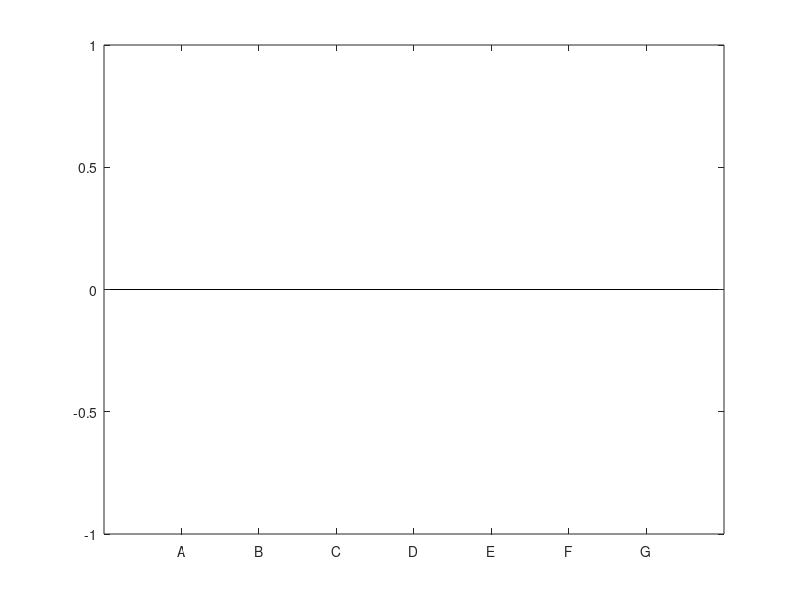

Recreate this plot in MATLAB. (Note: this script raises an error after producing the figure.)
%This script loops through all the replicates for each trial in the
%experiment

% vector size is 21*17 because there are at most 21 replicates and at most 17
% trials
clear
close all
averageDistance = NaN(21,17);
minimumDistance = NaN(21,17);
traveledDistance = NaN(21,17);
xMin =[];
boxDataMin =[];
boxDataTotal =[];
boxDataVel =[];
boxDataTime=[];
yMin = [];
xTotal =[];
yTotal = [];
xAverage =[];
yAverage = [];
xVel = [];
yVel = [];
xTime =[];
yTime =[];
yMinSpecies = [];
yTotalSpecies = [];
yVelSpecies = [];
yTimeSpecies = [];
yMinStd = [];
yTotalStd = [];
yVelStd = [];
yTimeStd = [];

%looping through every trial
for l =1:17
trial = l;

%these variables are used to split up data analysis by person in each trial
%The dimension is 21*15 because at most 21 replicates and 15 people in a
%trial
minimumAverageSplit = NaN(21,15);
totalDistanceSplit = NaN(21,15);
avgVelSplit = NaN(21,15);
avgTSplit = NaN(21,15);

%loop through every replicate
    for w =1:21
    replicate =w;

    
%some replicates have an error so the try catch statement ignores replicates with errors
%the code to load a file in is copied from the position_extraction script
try
%% Load the proper files based on the trial and replicate designated above
gameName = ['trial', int2str(trial), 'rep', int2str(replicate)]; % use for filename output
folderName = ['Trial',' ', int2str(trial), '\'];

if trial < 7
    filename = [folderName, gameName, '.mat'];
    load(filename)
    robotList = [];
else
    humanListFilename = [folderName, gameName, 'humans.mat'];
    robotListFilename = [folderName, gameName, 'robots.mat'];
    load(humanListFilename)
    load(robotListFilename)
end

%% Sort the raw human and robot lists into minnows and sharks
humanMinnowList = [];
humanSharkList = [];
robotMinnowList = [];
robotSharkList = [];

for i=1:length(humanList)
    % Sort the humans
    if strcmp(humanList(i).role, 'Minnow') == 1
        humanMinnowList = [humanMinnowList, humanList(i)];
    else
        humanSharkList = [humanSharkList, humanList(i)];
    end
end

if isempty(robotList) == 0
    for i=1:length(robotList)
        % Sort the robots
        if strcmp(robotList(i).role, 'Minnow') == 1
            robotMinnowList = [robotMinnowList, robotList(i)];
        else
            robotSharkList = [robotSharkList, robotList(i)];
        end
    end
end
%% Now that everything is split up get just their position data
humanMinnowPositions = [];
humanSharkPositions = [];
robotMinnowPositions = [];
robotSharkPositions = [];

if isempty(humanMinnowList) == 0
    % The isempty function will return 1 if the list is empty and 0 if the
    % list is not empty, so this just makes sure that the for statement
    % won't return an error because it's length is 0
    for i=1:length(humanMinnowList)
        humanMinnowPositions = [humanMinnowPositions, humanMinnowList(i).historicalPosition];
    end
end

if isempty(humanSharkList) == 0
    for i=1:length(humanSharkList)
        humanSharkPositions = [humanSharkPositions, humanSharkList(i).historicalPosition];
    end
end

if isempty(robotMinnowList) == 0
    for i=1:length(robotMinnowList)
        robotMinnowPositions = [robotMinnowPositions, robotMinnowList(i).historicalPosition];
    end
end

if isempty(robotSharkList) == 0
    for i=1:length(robotSharkList)
        robotSharkPositions = [robotSharkPositions, robotSharkList(i).historicalPosition];
    end
end

% Collect all of the position lists into one list
listOfLists = [];
if isempty(humanMinnowPositions) == 0
    listOfLists = [listOfLists, humanMinnowPositions];
end

if isempty(humanSharkPositions) == 0
    listOfLists = [listOfLists, humanSharkPositions];
end

if isempty(robotMinnowPositions) == 0
    listOfLists = [listOfLists, robotMinnowPositions];
end

if isempty(robotSharkPositions) == 0
    listOfLists = [listOfLists, robotSharkPositions];
end

%% Interpolation for NaN values
% Go 1 by 1 down the line of the different lists
% Doing a 1d cubic spline

fixedPositions = [];

for i=1:size(listOfLists,2)
    vals = listOfLists(:,i);
    interpVals = interp1(vals,1:size(listOfLists,1),'cubic');
    
    fixedPositions = [fixedPositions; interpVals];
end

graphPositions = transpose(fixedPositions);

%Calling function for data anlysis and storing function return values 
minimumAverageSplit(w,1:size(graphPositions,2)/2) = minAverageSplit(graphPositions);
totalDistanceSplit(w,1:size(graphPositions,2)/2) = totDistanceSplit(graphPositions);
avgVelSplit(w,1:size(graphPositions,2)/2) = avgVelocitySplit(graphPositions);
avgTSplit(w,1:size(graphPositions,2)/2) = avgTimeSplit(graphPositions);

catch
end
    end
    
    %The l values are trial numbers, this breaks down the number of each
    %species for the different trial numbers
    if l == 3
        hShark = 2;
        hMinnow = 10;
        rShark = 0;
        rMinnow =0;
    elseif l==4
        hShark = 2;
        hMinnow = 5;
        rShark = 0;
        rMinnow =0;
    elseif l==7
        hShark = 0;
        hMinnow = 10;
        rShark = 3;
        rMinnow =0;
    elseif l==8
        hShark = 0;
        hMinnow = 5;
        rShark = 3;
        rMinnow =0;
    elseif l==15
        hShark = 2;
        hMinnow = 8;
        rShark = 0;
        rMinnow =2;
    elseif l==16
        hShark = 2;
        hMinnow = 3;
        rShark = 0;
        rMinnow =2;
    elseif l==17
        hShark = 1;
        hMinnow = 8;
        rShark = 0;
        rMinnow =2;
    else
        hShark = 2;
        hMinnow = 10;
        rShark = 0;
        rMinnow =0;
    end
    
    %intermediate calculation
    a = mean(minimumAverageSplit,'omitnan');
    b = mean(totalDistanceSplit,'omitnan');
    c = mean(avgVelSplit,'omitnan');
    d = mean(avgTSplit,'omitnan');
    
    %the l values are trial numbers we had data for
    if l==3 || l==4 || l==7 || l==8 ||l==15 ||l==16 ||l==17
    
    %bar plot values, this averages participants of the same species, for
    %example all human minnow values are averaged together
    yMinSpecies = [yMinSpecies ;mean(a(1:hMinnow),'omitnan') mean(a(hMinnow+1:hShark+hMinnow),'omitnan') mean(a(hShark+hMinnow+1:hShark+hMinnow+rMinnow),'omitnan') mean(a(rMinnow+hShark+hMinnow+1:hShark+hMinnow+rMinnow+rShark),'omitnan') NaN NaN NaN];
    yTotalSpecies = [yTotalSpecies ; mean(b(1:hMinnow),'omitnan') mean(b(hMinnow+1:hShark+hMinnow),'omitnan') mean(b(hShark+hMinnow+1:hShark+hMinnow+rMinnow),'omitnan') mean(b(rMinnow+hShark+hMinnow+1:hShark+hMinnow+rMinnow+rShark),'omitnan') NaN NaN NaN];
    yVelSpecies = [yVelSpecies ;mean(c(1:hMinnow),'omitnan') mean(c(hMinnow+1:hShark+hMinnow),'omitnan') mean(c(hShark+hMinnow+1:hShark+hMinnow+rMinnow),'omitnan') mean(c(rMinnow+hShark+hMinnow+1:hShark+hMinnow+rMinnow+rShark),'omitnan') NaN NaN NaN];
    yTimeSpecies = [yTimeSpecies ; mean(d(1:hMinnow),'omitnan') mean(d(hMinnow+1:hShark+hMinnow),'omitnan') mean(d(hShark+hMinnow+1:hShark+hMinnow+rMinnow),'omitnan') mean(d(rMinnow+hShark+hMinnow+1:hShark+hMinnow+rMinnow+rShark),'omitnan') NaN NaN NaN];
    
    %box plot
    boxDataMin = [boxDataMin transpose(mean(minimumAverageSplit(:,1:hMinnow),2,'omitnan')) transpose(mean(minimumAverageSplit(:,hMinnow+1:hShark+hMinnow),2,'omitnan')) transpose(mean(minimumAverageSplit(:,hShark+hMinnow+1:hShark+hMinnow+rMinnow),2,'omitnan')) transpose(mean(minimumAverageSplit(:,rMinnow+hShark+hMinnow+1:hShark+hMinnow+rMinnow+rShark),2,'omitnan'))];
    boxDataTotal = [boxDataTotal transpose(mean(totalDistanceSplit(:,1:hMinnow),2,'omitnan')) transpose(mean(totalDistanceSplit(:,hMinnow+1:hShark+hMinnow),2,'omitnan')) transpose(mean(totalDistanceSplit(:,hShark+hMinnow+1:hShark+hMinnow+rMinnow),2,'omitnan')) transpose(mean(totalDistanceSplit(:,rMinnow+hShark+hMinnow+1:hShark+hMinnow+rMinnow+rShark),2,'omitnan'))];
    boxDataVel = [boxDataVel transpose(mean(avgVelSplit(:,1:hMinnow),2,'omitnan')) transpose(mean(avgVelSplit(:,hMinnow+1:hShark+hMinnow),2,'omitnan')) transpose(mean(avgVelSplit(:,hShark+hMinnow+1:hShark+hMinnow+rMinnow),2,'omitnan')) transpose(mean(avgVelSplit(:,rMinnow+hShark+hMinnow+1:hShark+hMinnow+rMinnow+rShark),2,'omitnan'))];
    boxDataTime = [boxDataTime transpose(mean(avgTSplit(:,1:hMinnow),2,'omitnan')) transpose(mean(avgTSplit(:,hMinnow+1:hShark+hMinnow),2,'omitnan')) transpose(mean(avgTSplit(:,hShark+hMinnow+1:hShark+hMinnow+rMinnow),2,'omitnan')) transpose(mean(avgTSplit(:,rMinnow+hShark+hMinnow+1:hShark+hMinnow+rMinnow+rShark),2,'omitnan'))];
    
    %standard deviation for the replicates in each trial
    yMinStd = [yMinStd ; std(mean(minimumAverageSplit(:,1:hMinnow),2,'omitnan'),'omitnan') std(mean(minimumAverageSplit(:,1+hMinnow:hMinnow+hShark),2,'omitnan'),'omitnan') std(mean(minimumAverageSplit(:,1+hMinnow+hShark:hMinnow+hShark+rMinnow),2,'omitnan'),'omitnan') std(mean(minimumAverageSplit(:,1+hMinnow+hShark+rMinnow:hMinnow+hShark+rMinnow+rShark),2,'omitnan'),'omitnan') NaN NaN NaN];
    yTotalStd = [yTotalStd ;std(mean(totalDistanceSplit(:,1:hMinnow),2,'omitnan'),'omitnan') std(mean(totalDistanceSplit(:,1+hMinnow:hMinnow+hShark),2,'omitnan'),'omitnan') std(mean(totalDistanceSplit(:,1+hMinnow+hShark:hMinnow+hShark+rMinnow),2,'omitnan'),'omitnan') std(mean(totalDistanceSplit(:,1+hMinnow+hShark+rMinnow:hMinnow+hShark+rMinnow+rShark),2,'omitnan'),'omitnan') NaN NaN NaN];
    yVelStd = [yVelStd ;std(mean(avgVelSplit(:,1:hMinnow),2,'omitnan'),'omitnan') std(mean(avgVelSplit(:,1+hMinnow:hMinnow+hShark),2,'omitnan'),'omitnan') std(mean(avgVelSplit(:,1+hMinnow+hShark:hMinnow+hShark+rMinnow),2,'omitnan'),'omitnan') std(mean(avgVelSplit(:,1+hMinnow+hShark+rMinnow:hMinnow+hShark+rMinnow+rShark),2,'omitnan'),'omitnan') NaN NaN NaN];
    yTimeStd = [yTimeStd ; std(mean(avgTSplit(:,1:hMinnow),2,'omitnan'),'omitnan') std(mean(avgTSplit(:,1+hMinnow:hMinnow+hShark),2,'omitnan'),'omitnan') std(mean(avgTSplit(:,1+hMinnow+hShark:hMinnow+hShark+rMinnow),2,'omitnan'),'omitnan') std(mean(avgTSplit(:,1+hMinnow+hShark+rMinnow:hMinnow+hShark+rMinnow+rShark),2,'omitnan'),'omitnan') NaN NaN NaN];
    
    end
    
end

descr = {'Trial Descriptions:';
         '       |A   |B  |C |D |E|F |G';
         '        --------------------------';
         'Hmn|10 |5  |10|5 |8 |3 |8';
         'Mnw|       ';
         '                           ';
         'Hmn|2   |2  |0  |0 |2 |2 |1 ';
         'Srk  |';
         '                         ';
         'Rbt  |0   |0  |0  |0 |2 |2 |2 ';
         'Mnw|';
         '                         ';
         'Rbt  |0   |0  |3  |3 |0 |0 |0 ';
         'Srk  |';};    

%plotting the data analysis

%this plots the minimum distance bar plot with error bars, the error bars are added in the two
%for loops
figure()
h= bar(yMinSpecies)
set(gca,'XTickLabel', {'A','B','C','D','E','F','G'})
yMinStd = transpose(yMinStd);
for k1 = 1:size(h,2)
    ctr(k1,:) = bsxfun(@plus, h(k1).XData, [h(k1).XOffset]');             % Centres Of Bar Groups
    ydt(k1,:) = h(k1).YData;                                                 % Y-Data Of Bar Groups
end
hold on
for k1 = 1:size(h,2)
    errorbar(ctr(k1,:), ydt(k1,:), yMinStd(k1,:), '.r')
end
hold off

    title('Nearest Neighbor Distance Broken Down By Species')
    xlabel('Trial')
colormap(summer(4));
grid on
l = cell(1,4);
l{1}='Human Minnow'; l{2}='Human Shark'; l{3}='Robot Minnow'; l{4}='Robot Shark';    
legend(h,l,'Location','bestoutside');
text(7.8,1100,descr)
%dat = [10, 2, 0, 0; 5, 2, 0, 0; 10, 0, 0, 3; 5, 0, 0, 3; 8, 2, 2, 0; 3, 2, 2, 0; 8, 1, 2, 0];
%cnames = {'Human Minnow','Human Shark','Robot Minnow','Robot Shark'};
%rnames = {'Aa','Ba','Ca','Da','Ea','Fa','Ga'};
%t = uitable(h);
%t.data = dat;
%t.ColumnName = cnames;

%this plots the total distance bar plot with error bars, the error bars are added in the two
%for loops 
figure()
p=bar(yTotalSpecies)
set(gca,'XTickLabel', {'A','B','C','D','E','F','G'})
yTotalStd = transpose(yTotalStd);
for k1 = 1:size(p,2)
    ctr(k1,:) = bsxfun(@plus, p(k1).XData, [p(k1).XOffset]');             % Centres Of Bar Groups
    ydt(k1,:) = p(k1).YData;                                                 % Y-Data Of Bar Groups
end
hold on
for k1 = 1:size(p,2)
    errorbar(ctr(k1,:), ydt(k1,:), yTotalStd(k1,:), '.r')
end
hold off

title('Path Length Broken Down By Species')
    xlabel('Trial')
colormap(summer(4));
grid on
l = cell(1,4);
l{1}='Human Minnow'; l{2}='Human Shark'; l{3}='Robot Minnow'; l{4}='Robot Shark';    
legend(p,l,'Location','bestoutside');
text(7.8,9000,descr)

%this plots the velocity bar plot with error bars, the error bars are added in the two
%for loops 
figure()
y=bar(yVelSpecies)
set(gca,'XTickLabel', {'A','B','C','D','E','F','G'})
yVelStd = transpose(yVelStd);
for k1 = 1:size(y,2)
    ctr(k1,:) = bsxfun(@plus, y(k1).XData, [y(k1).XOffset]');             % Centres Of Bar Groups
    ydt(k1,:) = y(k1).YData;                                                 % Y-Data Of Bar Groups
end
hold on
for k1 = 1:size(y,2)
    errorbar(ctr(k1,:), ydt(k1,:), yVelStd(k1,:), '.r')
end
hold off

    title('Average Speed Broken Down By Species')
    xlabel('Trial') 
    colormap(summer(4));
grid on
l = cell(1,4);
l{1}='Human Minnow'; l{2}='Human Shark'; l{3}='Robot Minnow'; l{4}='Robot Shark';    
legend(y,l,'Location','bestoutside');
text(7.8,30,descr)

%this plots the total time bar plot with error bars, the error bars are added in the two
%for loops
figure()
u=bar(yTimeSpecies)
set(gca,'XTickLabel', {'A','B','C','D','E','F','G'})
yTimeStd = transpose(yTimeStd);
for k1 = 1:size(u,2)
    ctr(k1,:) = bsxfun(@plus, u(k1).XData, [u(k1).XOffset]');             % Centres Of Bar Groups
    ydt(k1,:) = u(k1).YData;                                                 % Y-Data Of Bar Groups
end
hold on
for k1 = 1:size(u,2)
    errorbar(ctr(k1,:), ydt(k1,:), yTimeStd(k1,:), '.r')
end
hold off

    title('Average Time Broken Down By Species')
    xlabel('Trial')     
    colormap(summer(4));
grid on
l = cell(1,4);
l{1}='Human Minnow'; l{2}='Human Shark'; l{3}='Robot Minnow'; l{4}='Robot Shark';    
legend(u,l,'Location','bestoutside');
text(7.8,175,descr)

%box plot
xd = [1.*ones(1,21), 2.*ones(1,21), 3.*ones(1,21), 4.*ones(1,21),5.*ones(1,21),6.*ones(1,21),7.*ones(1,21),8.*ones(1,21),9.*ones(1,21),10.*ones(1,21),11.*ones(1,21),12.*ones(1,21),13.*ones(1,21),14.*ones(1,21),15.*ones(1,21),16.*ones(1,21),17.*ones(1,21),18.*ones(1,21),19.*ones(1,21),20.*ones(1,21),21.*ones(1,21),22.*ones(1,21),23.*ones(1,21),24.*ones(1,21),25.*ones(1,21),26.*ones(1,21),27.*ones(1,21),28.*ones(1,21)];
figure()
boxplot(boxDataMin,xd,'PlotStyle','compact')
title('Average Nearest Neighbor Distance')
figure()
boxplot(boxDataTotal,xd,'PlotStyle','compact')
title('Average Path Length')
figure()
boxplot(boxDataVel,xd,'PlotStyle','compact')
title('Average Speed')
figure()
boxplot(boxDataTime,xd,'PlotStyle','compact')
title('Average Time')
%statistics trial A and E
disp('For Trials A and E:')
for i =1:4
if i ==1
    species = 'Human Minnow';
elseif i==2
    species = 'Human Shark';
elseif i ==3
    species ='Robot Minnow';
elseif i ==4
    species ='Robot Shark';
end
to = (yMinSpecies(1,i)-yMinSpecies(5,i))/sqrt(yMinStd(i,1)^2/21+yMinStd(i,5)^2/2);
v = (yMinStd(i,1)^2/21+yMinStd(i,5)^2/2)^2/((yMinStd(i,1)/21)^2/20+(yMinStd(i,5)/2)^2);
sTex = ['For ', species, ' the test statistic is ', num2str(to), ' and DOF is ',num2str(v)];
disp(sTex)
end

%statistics trial A and C
disp('For Trials A and C:')
for i =1:4
if i ==1
    species = 'Human Minnow';
elseif i==2
    species = 'Human Shark';
elseif i ==3
    species ='Robot Minnow';
elseif i ==4
    species ='Robot Shark';
end
to = (yMinSpecies(1,i)-yMinSpecies(3,i))/sqrt(yMinStd(i,1)^2/21+yMinStd(i,3)^2/12);
v = (yMinStd(i,1)^2/21+yMinStd(i,3)^2/12)^2/((yMinStd(i,1)/21)^2/20+(yMinStd(i,3)/12)^2/11);
sTex = ['For ', species, ' the test statistic is ', num2str(to), ' and DOF is ',num2str(v)];
disp(sTex)
end

%statistics trial B and F
disp('For Trials B and F:')
for i =1:4
if i ==1
    species = 'Human Minnow';
elseif i==2
    species = 'Human Shark';
elseif i ==3
    species ='Robot Minnow';
elseif i ==4
    species ='Robot Shark';
end
to = (yMinSpecies(2,i)-yMinSpecies(6,i))/sqrt(yMinStd(i,2)^2/15+yMinStd(i,6)^2/6);
v = (yMinStd(i,2)^2/15+yMinStd(i,6)^2/6)^2/((yMinStd(i,2)/15)^2/14+(yMinStd(i,6)/6)^2/5);
sTex = ['For ', species, ' the test statistic is ', num2str(to), ' and DOF is ',num2str(v)];
disp(sTex)
end

%statistics trial B and D
disp('For Trials B and D:')
for i =1:4
if i ==1
    species = 'Human Minnow';
elseif i==2
    species = 'Human Shark';
elseif i ==3
    species ='Robot Minnow';
elseif i ==4
    species ='Robot Shark';
end
to = (yMinSpecies(2,i)-yMinSpecies(4,i))/sqrt(yMinStd(i,2)^2/15+yMinStd(i,4)^2/10);
v = (yMinStd(i,2)^2/15+yMinStd(i,4)^2/10)^2/((yMinStd(i,2)/15)^2/14+(yMinStd(i,4)/10)^2/9);
sTex = ['For ', species, ' the test statistic is ', num2str(to), ' and DOF is ',num2str(v)];
disp(sTex)
end